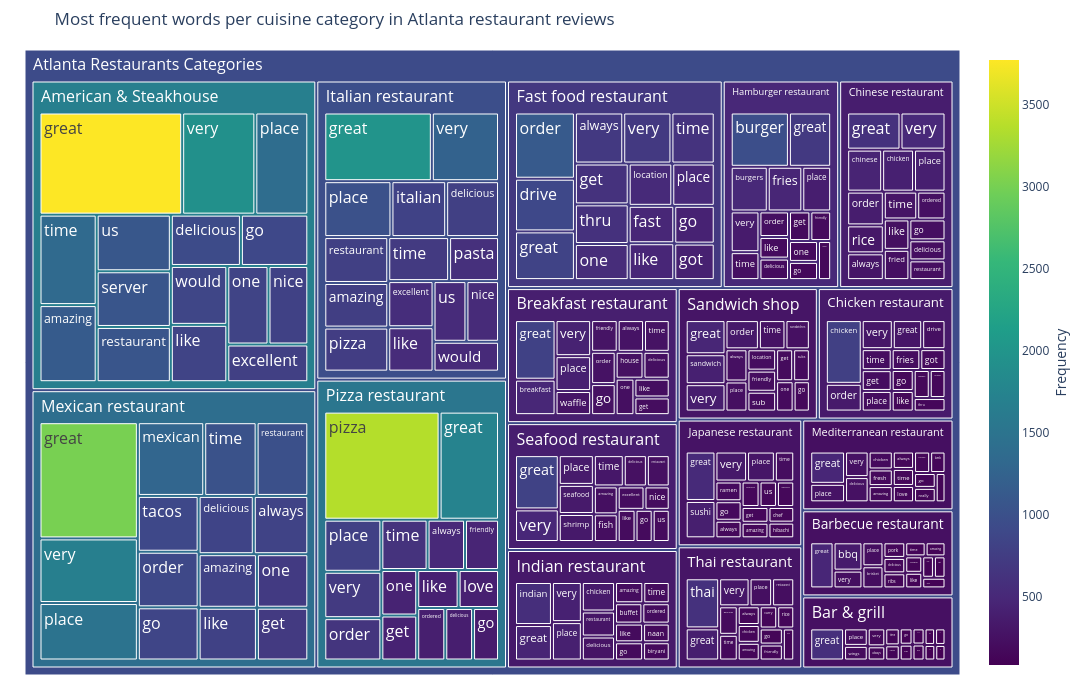

The code cell stored with this chart in its notebook:
### Code cell
treemap_chart(df_freq,
              path_col = [px.Constant('Atlanta Restaurants Categories'), 'category', 'word'],
              value_col='count',
              title = 'Most frequent words per cuisine category in Atlanta restaurant reviews')

### Figure 1 — Plotly figure (JSON) as saved in the notebook; plotly's stock layout.template omitted (floating-point values rounded to 4 significant figures; data arrays with more than 128 entries replaced by an {"elided": "..."} marker saying what was removed)
{"data": [{"branchvalues": "total", "customdata": {"elided": "273x1 float values"}, "domain": {"x": [0, 1], "y": [0, 1]}, "hovertemplate": "<b>%{label}</b><br>frequency=%{value}<extra></extra>", "ids": {"elided": "273 str values"}, "labels": {"elided": "273 str values"}, "marker": {"coloraxis": "coloraxis", "colors": {"elided": "273 float values"}}, "name": "", "parents": {"elided": "273 str values"}, "textfont": {"size": 16}, "texttemplate": "%{label}", "type": "treemap", "values": {"elided": "273 float values"}}], "layout": {"coloraxis": {"colorbar": {"title": {"side": "right", "text": "Frequency"}}, "colorscale": [[0, "#440154"], [0.1111, "#482878"], [0.2222, "#3e4989"], [0.3333, "#31688e"], [0.4444, "#26828e"], [0.5556, "#1f9e89"], [0.6667, "#35b779"], [0.7778, "#6ece58"], [0.8889, "#b5de2b"], [1, "#fde725"]]}, "height": 700, "legend": {"tracegroupgap": 0}, "margin": {"b": 25, "l": 25, "r": 25, "t": 50}, "title": {"text": "Most frequent words per cuisine category in Atlanta restaurant reviews"}, "width": 1200}}
